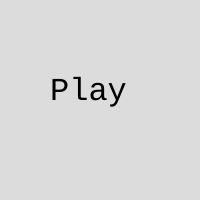
Frame 1 (no input)
Frame 60 (no input): identical to frame 1, image omitted
Frame 120 (the mouse pressed at the canvas centre since frame 60): identical to frame 1, image omitted

The p5.js sketch that drew this single still picture (run headless with seeded random() and noise() and a simulated clock; from frame 60 on, the mouse is pressed at the canvas centre):

// p5.js sketch
// ── sketch.js
let vidas = 3;

function setup() {
  createCanvas(200, 200);
  textSize(32);
  textFont('Courier New');
}

function draw() {
  background(220);
  if (vidas > 0) {
    text('Play', 50, 100)
  } else {
    text('Game over', 50, 100)
  }
}
